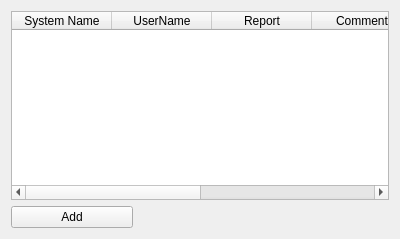
<?xml version="1.0" encoding="UTF-8"?>
<ui version="4.0">
 <class>ReporterWidget</class>
 <widget class="QWidget" name="ReporterWidget">
  <property name="geometry">
   <rect>
    <x>0</x>
    <y>0</y>
    <width>400</width>
    <height>239</height>
   </rect>
  </property>
  <property name="windowTitle">
   <string>Form</string>
  </property>
  <layout class="QGridLayout" name="gridLayout">
   <item row="1" column="2">
    <widget class="QLabel" name="label">
     <property name="text">
      <string/>
     </property>
    </widget>
   </item>
   <item row="0" column="0" colspan="3">
    <widget class="QTableWidget" name="tableWidget">
     <property name="columnCount">
      <number>6</number>
     </property>
     <column>
      <property name="text">
       <string>System Name</string>
      </property>
     </column>
     <column>
      <property name="text">
       <string>UserName</string>
      </property>
     </column>
     <column>
      <property name="text">
       <string>Report</string>
      </property>
     </column>
     <column>
      <property name="text">
       <string>Comment</string>
      </property>
     </column>
     <column>
      <property name="text">
       <string/>
      </property>
     </column>
     <column>
      <property name="text">
       <string>Last Report</string>
      </property>
     </column>
    </widget>
   </item>
   <item row="1" column="0">
    <widget class="QPushButton" name="btnAdd">
     <property name="text">
      <string>Add</string>
     </property>
    </widget>
   </item>
  </layout>
 </widget>
 <resources/>
 <connections/>
</ui>
